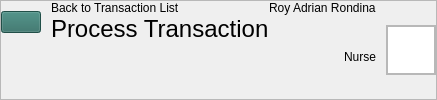
        <widget class="QFrame" name="Header">
         <property name="sizePolicy">
          <sizepolicy hsizetype="Preferred" vsizetype="Preferred">
           <horstretch>0</horstretch>
           <verstretch>0</verstretch>
          </sizepolicy>
         </property>
         <property name="frameShape">
          <enum>QFrame::StyledPanel</enum>
         </property>
         <property name="frameShadow">
          <enum>QFrame::Raised</enum>
         </property>
         <layout class="QHBoxLayout" name="horizontalLayout_8">
          <property name="spacing">
           <number>0</number>
          </property>
          <property name="leftMargin">
           <number>0</number>
          </property>
          <property name="topMargin">
           <number>0</number>
          </property>
          <property name="rightMargin">
           <number>0</number>
          </property>
          <property name="bottomMargin">
           <number>0</number>
          </property>
          <item alignment="Qt::AlignTop">
           <widget class="QWidget" name="widget_17" native="true">
            <layout class="QHBoxLayout" name="horizontalLayout_2">
             <property name="spacing">
              <number>10</number>
             </property>
             <property name="leftMargin">
              <number>0</number>
             </property>
             <property name="topMargin">
              <number>0</number>
             </property>
             <property name="rightMargin">
              <number>0</number>
             </property>
             <property name="bottomMargin">
              <number>0</number>
             </property>
             <item alignment="Qt::AlignVCenter">
              <widget class="QPushButton" name="pushButton_6">
               <property name="sizePolicy">
                <sizepolicy hsizetype="Preferred" vsizetype="Preferred">
                 <horstretch>0</horstretch>
                 <verstretch>0</verstretch>
                </sizepolicy>
               </property>
               <property name="styleSheet">
                <string notr="true">QPushButton {
	background-color: #2E6E65;
}</string>
               </property>
               <property name="text">
                <string/>
               </property>
               <property name="icon">
                <iconset resource="../Images/resources.qrc">
                 <normaloff>:/lucide/icons/arrow-left.svg</normaloff>:/lucide/icons/arrow-left.svg</iconset>
               </property>
               <property name="iconSize">
                <size>
                 <width>40</width>
                 <height>40</height>
                </size>
               </property>
              </widget>
             </item>
             <item alignment="Qt::AlignTop">
              <widget class="QWidget" name="widget_16" native="true">
               <property name="styleSheet">
                <string notr="true">#label {
	font: 500 12pt &quot;Satoshi&quot;;
}
#InterfaceTitle {
	font-size: 24px;
}</string>
               </property>
               <layout class="QVBoxLayout" name="verticalLayout_27">
                <property name="spacing">
                 <number>0</number>
                </property>
                <property name="leftMargin">
                 <number>0</number>
                </property>
                <property name="topMargin">
                 <number>0</number>
                </property>
                <property name="rightMargin">
                 <number>0</number>
                </property>
                <property name="bottomMargin">
                 <number>0</number>
                </property>
                <item>
                 <widget class="QLabel" name="label">
                  <property name="text">
                   <string>Back to Transaction List</string>
                  </property>
                 </widget>
                </item>
                <item>
                 <widget class="QLabel" name="InterfaceTitle">
                  <property name="sizePolicy">
                   <sizepolicy hsizetype="Expanding" vsizetype="Preferred">
                    <horstretch>0</horstretch>
                    <verstretch>0</verstretch>
                   </sizepolicy>
                  </property>
                  <property name="text">
                   <string>Process Transaction</string>
                  </property>
                 </widget>
                </item>
               </layout>
              </widget>
             </item>
            </layout>
           </widget>
          </item>
          <item>
           <layout class="QHBoxLayout" name="UserPanel">
            <property name="spacing">
             <number>10</number>
            </property>
            <property name="rightMargin">
             <number>0</number>
            </property>
            <item>
             <layout class="QVBoxLayout" name="UserInfo">
              <property name="spacing">
               <number>0</number>
              </property>
              <item alignment="Qt::AlignRight">
               <widget class="QLabel" name="UserName">
                <property name="text">
                 <string>Roy Adrian Rondina</string>
                </property>
                <property name="alignment">
                 <set>Qt::AlignLeading</set>
                </property>
               </widget>
              </item>
              <item alignment="Qt::AlignRight">
               <widget class="QLabel" name="UserType">
                <property name="text">
                 <string>Nurse</string>
                </property>
                <property name="alignment">
                 <set>Qt::AlignLeading</set>
                </property>
               </widget>
              </item>
             </layout>
            </item>
            <item>
             <widget class="QFrame" name="Profile">
              <property name="sizePolicy">
               <sizepolicy hsizetype="Fixed" vsizetype="Fixed">
                <horstretch>0</horstretch>
                <verstretch>0</verstretch>
               </sizepolicy>
              </property>
              <property name="minimumSize">
               <size>
                <width>50</width>
                <height>50</height>
               </size>
              </property>
              <property name="maximumSize">
               <size>
                <width>50</width>
                <height>50</height>
               </size>
              </property>
              <property name="frameShape">
               <enum>QFrame::StyledPanel</enum>
              </property>
              <property name="frameShadow">
               <enum>QFrame::Raised</enum>
              </property>
              <layout class="QVBoxLayout" name="verticalLayout_6">
               <property name="spacing">
                <number>0</number>
               </property>
               <property name="leftMargin">
                <number>0</number>
               </property>
               <property name="topMargin">
                <number>0</number>
               </property>
               <property name="rightMargin">
                <number>0</number>
               </property>
               <property name="bottomMargin">
                <number>0</number>
               </property>
               <item>
                <widget class="QGraphicsView" name="ProfilePic">
                 <property name="enabled">
                  <bool>true</bool>
                 </property>
                 <property name="sizePolicy">
                  <sizepolicy hsizetype="Preferred" vsizetype="Preferred">
                   <horstretch>0</horstretch>
                   <verstretch>0</verstretch>
                  </sizepolicy>
                 </property>
                 <property name="minimumSize">
                  <size>
                   <width>0</width>
                   <height>0</height>
                  </size>
                 </property>
                </widget>
               </item>
              </layout>
             </widget>
            </item>
           </layout>
          </item>
         </layout>
        </widget>
